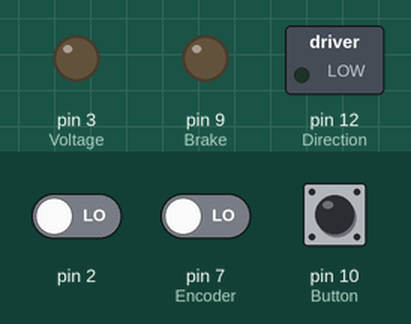
The sketch below on a simulated Arduino Uno, built with avr-gcc and run on an emulated ATmega328P. On the bench: switched loads named in the sketch (green lamp = pin HIGH), output pins drawn as LEDs (lit = HIGH). The inputs (shaded band) are chosen by the test bench; at power-on: pin 10 (Button) HIGH, pin 2 LOW, pin 7 (Encoder) LOW. What the sketch prints to the serial monitor is not drawn.

Above: at 1.2 s.
1.3 s: pin 10 (Button) pulled LOW for 3.2 s
At 3.0 s:
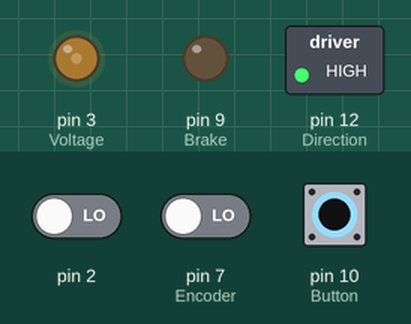
6.0 s: pin 2 driven HIGH
Timing chart, 0 to 9.0 s (numbered marks = the images above; inputs shaded):
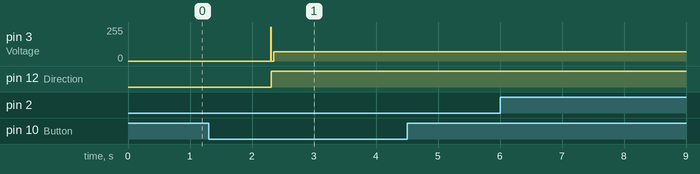

Measured:
- after the input at 1.3 s, pin 3 (Voltage): 0/255 → 70/255 after 1.0 s; pin 12 (Direction): LOW → HIGH after 1.0 s

The sketch:

LinearStageSequence.ino
```cpp
void setup() {
  pinMode(7,INPUT);   // Encoder
  attachInterrupt(digitalPinToInterrupt(2),count,RISING);   // Interrupt
  Serial.begin(115200);

  pinMode(12,OUTPUT);   // Direction
  pinMode(3,OUTPUT);    // Voltage
  pinMode(9,OUTPUT);    // Brake

  pinMode(10,INPUT_PULLUP); // Button

  digitalWrite(9,LOW); // Turn off Brake
}

volatile long int pulses=0;

void loop() {
  // wait for button push to start
  while(digitalRead(10));

  // start 1 second after button press
  delay(1000);

  // approach the button at ~35 mm/s
  DC_Homing(130,0);

  // step away from the button 10 mm at ~20mm/s
  DC_Step(10*(374/8), 70, 1);

  // approach the button again at ~10 mm/s
  DC_Homing(60,0);

  // step away from the button 30 mm at ~10 mm/s
  DC_Step(30*(374/8), 60, 1);

  // done
  while(true);

}
```

functions.ino
```cpp
void count(){
  // counts number of pulses received from encoder
  if(digitalRead(7)==HIGH) pulses++;
  else pulses--;
}

void DC_Step(int steps, int s, int dir){
  // Turn the motor a given number of steps in a given direction
  // steps = number of steps
  // s = speed (0-255)
  // dir = direction of rotation (1 -> left; 0 -> right)

  // Delclare step counting variables
  long int initial_pulses=0, prev_pulses=0;

  // declare slow ramping variables
  unsigned char v = 0;
  float a = 0;

  // set the ramping initial position if there are more than 500 steps taken
  // scale up 'a' depending on the starting speed
  if (steps >= 500) a = (steps - (500 * (s/127.0))) /steps;


  // Turn motor on
  digitalWrite(12, dir);

  // build momentum by applying 5V briefly
  analogWrite(3,255);
  delay(10);
  analogWrite(3,s);

  // declare pulse variables for feedback
  initial_pulses = pulses;
  prev_pulses = pulses;

  // keep going until reached the number of pulses desired
  while(abs(pulses-initial_pulses)<steps){
    // start ramping down speed when a * steps is reached
    if (abs(pulses-initial_pulses)>a*steps){

      // linearly ramp down the voltage to 0 V
      // if the motor is no longer moving, increase the voltage
      if(pulses == prev_pulses) v = v+5;
      else v = (s)*(1-(abs(float(pulses-initial_pulses)/steps) - a)/(1-a));

      // set the voltage
      analogWrite(3,v);

      // set feedback pulses
      prev_pulses = pulses;
    }
      // print the time and number of pulses for plotting
      Serial.println(String(micros()) + "\t" + String(pulses));
      delay(1);
  }

  // Afterwards stop
  digitalWrite(3,LOW);
}

void DC_Homing(int s, int dir){

  // Turn motor on
  digitalWrite(12, dir);

  // build momentum by applying 5V briefly
  analogWrite(3,255);
  delay(10);

  analogWrite(3,s);

  // keep going until button is pushed
  while(digitalRead(10)){
      Serial.println(String(micros()) + "\t" + String(pulses));
      delay(1);
  }

  // afterwards stop
  analogWrite(3,LOW);

}

void DC_SpeedTest(){
  // set initial time and pulses
  long int p0 = pulses;
  unsigned long int t0 = micros();

  // turn on motor
  digitalWrite(12, 0);

  // build momentum by applying 5V briefly
  analogWrite(3,255);
  delay(10);

  // give enough time to reach desired starting speed
  analogWrite(3,50);
  delay(100);

  // test the speed at different voltage levels
  for (int s = 50; s <= 255; s += 20){
      analogWrite(3,s);
      for(int i = 0; i < 100; i++){
        // print time and pulses for plotting
        Serial.println(String(micros()-t0) + "\t" + String(pulses-p0));
        delay(100);
      }
  }

  // afterwards stop
  analogWrite(3,0);

}
```
